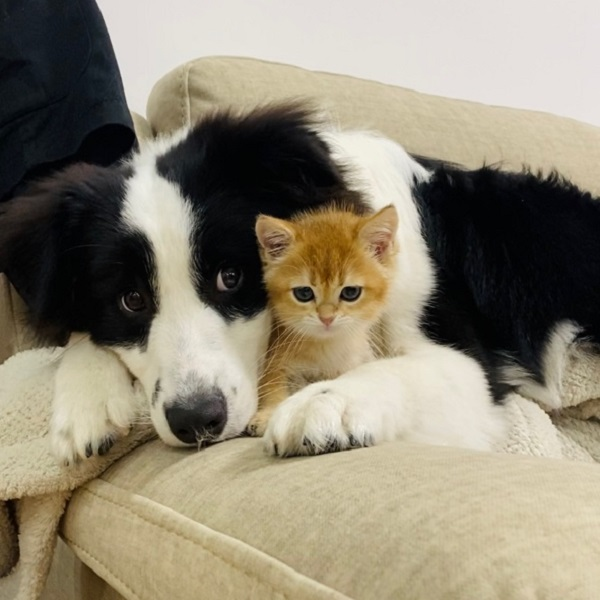
#> input picture 02.jpg, 600 x 600 px
$ python -i genetic_drawing.py   (imports and definitions only)   (older library calls are emulated)
#> lines starting #> are read from the running program, lines starting #| are printed output that depends on the picture; after the words box and inside, x2 and y2 are one past the last pixel; in counts of white or black regions, pixels touching at a corner belong together
import cv2
import numpy as np
import time
import matplotlib.pyplot as plt
import string
import random
from IPython.display import clear_output
from tqdm import tqdm

class GeneticDrawing:
    def __init__(self, img_path, seed=0, brushesRange=[[0.1, 0.3], [0.3, 0.7]]):
#> called with img_path = '02.jpg', seed = 0
        self.original_img = cv2.imread(img_path)
#> self.original_img is the input picture: shape (600, 600, 3); mean B, G, R 116.9, 135.5, 143.5
        self.img_grey = cv2.cvtColor(self.original_img,cv2.COLOR_BGR2GRAY)
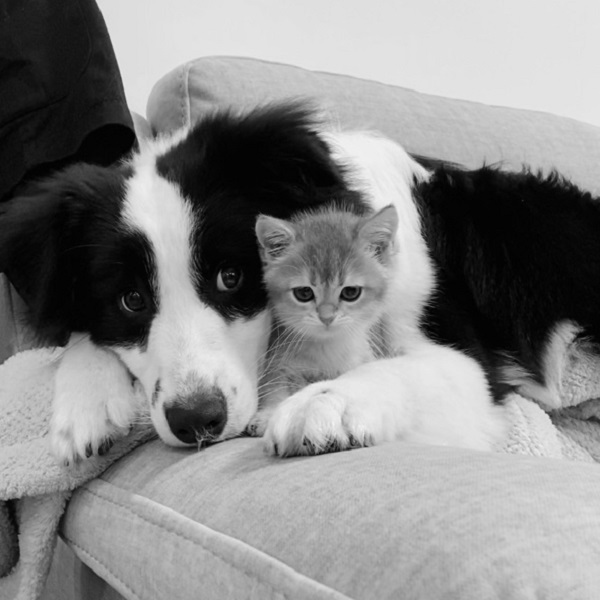
#> self.img_grey: shape (600, 600); min 0, max 243, mean 135.8
        self.img_grads = self._imgGradient(self.img_grey)
        self.myDNA = None
        self.seed = seed
        self.brushesRange = brushesRange
        self.sampling_mask = None

        #start with an empty black img
        self.imgBuffer = [np.zeros((self.img_grey.shape[0], self.img_grey.shape[1],3), np.uint8) + 255]

    def generate(self, stages=10, generations=100, brushstrokesCount=10, show_progress_imgs=False):
        for s in tqdm(range(stages)):
            #initialize new DNA
            if self.sampling_mask is not None:
                sampling_mask = self.sampling_mask
            else:
                sampling_mask = self.create_sampling_mask(s, stages)
            self.myDNA = DNA(self.img_grey.shape,
                             self.img_grads,
                             self.calcBrushRange(s, stages),
                             canvas=self.imgBuffer[-1],
                             sampling_mask=sampling_mask)
            self.myDNA.initRandom(self.original_img, brushstrokesCount, self.seed + time.time() + s)
            #evolve DNA
            for g in range(generations):
                self.myDNA.evolveDNASeq(self.original_img, self.seed + time.time() + g)  ### 需要修改
                #clear_output(wait=True)
                #print("Stage ", s+1, ". Generation ", g+1, "/", generations)
                if show_progress_imgs is True:
                    print("Stage ", s+1, ". Generation ", g+1, "/", generations)
                    clear_output(wait=True)
                    #plt.imshow(sampling_mask, cmap='gray')
                    plt.imshow(self.myDNA.get_cached_image(), cmap='gray')
                    #cv2.imshow('test',self.myDNA.get_cached_image())

                    plt.show()
            self.imgBuffer.append(self.myDNA.get_cached_image())
        return self.myDNA.get_cached_image()

    def calcBrushRange(self, stage, total_stages):
        return [self._calcBrushSize(self.brushesRange[0], stage, total_stages), self._calcBrushSize(self.brushesRange[1], stage, total_stages)]

    def set_brush_range(self, ranges):
        self.brushesRange = ranges

    def set_sampling_mask(self, img_path):
        self.sampling_mask = cv2.cvtColor(cv2.imread(img_path),cv2.COLOR_BGR2GRAY)

    def create_sampling_mask(self, s, stages):
        percent = 0.2
        start_stage = int(stages*percent)
        sampling_mask = None
        if s >= start_stage:
            t = (1.0 - (s-start_stage)/max(stages-start_stage-1,1)) * 0.25 + 0.005
            sampling_mask = self.calc_sampling_mask(t)
        return sampling_mask

    '''
    we'd like to "guide" the brushtrokes along the image gradient direction, if such direction has large magnitude
    in places of low magnitude, we allow for more deviation from the direction.
    this function precalculates angles and their magnitudes for later use inside DNA class
    '''
    def _imgGradient(self, img):
        #convert to 0 to 1 float representation
        img = np.float32(img) / 255.0
        # Calculate gradient
        gx = cv2.Sobel(img, cv2.CV_32F, 1, 0, ksize=1)
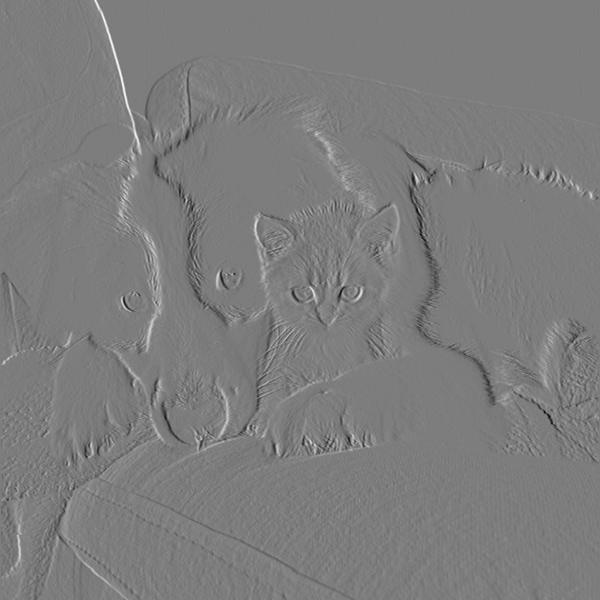
#> gx: shape (600, 600) float32; min -0.592, max 0.616, mean 0.000863; drawn with min black and max white
        gy = cv2.Sobel(img, cv2.CV_32F, 0, 1, ksize=1)
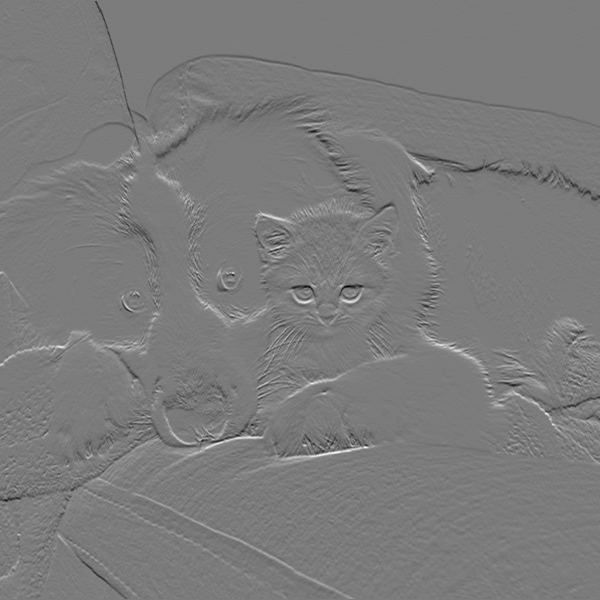
#> gy: shape (600, 600) float32; min -0.58, max 0.612, mean -0.000516; drawn with min black and max white
        # Python Calculate gradient magnitude and direction ( in degrees )
        mag, angle = cv2.cartToPolar(gx, gy, angleInDegrees=True)
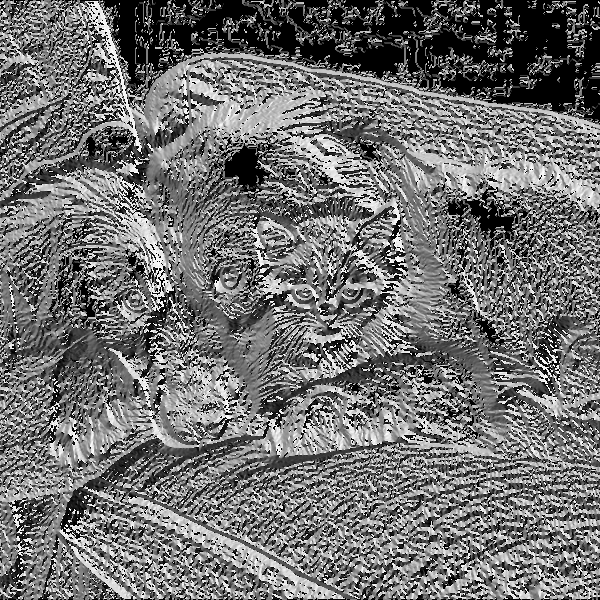
#> angle: shape (600, 600) float32; min 0, max 359.3, mean 159.6; drawn with min black and max white
        #normalize magnitudes
        mag /= np.max(mag)
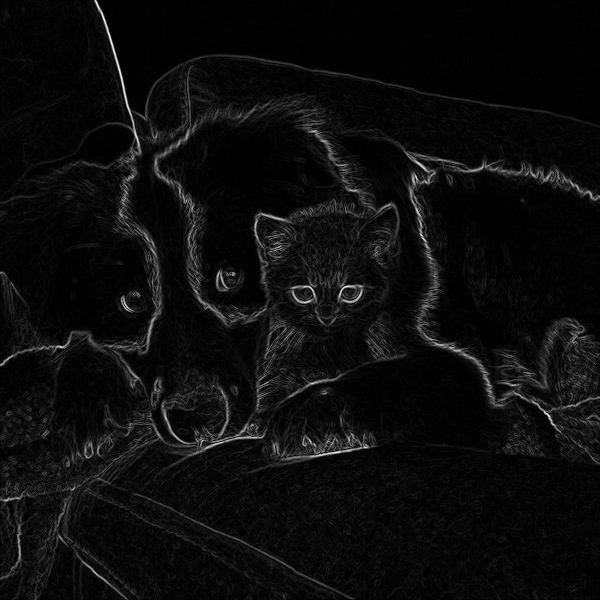
#> mag: shape (600, 600) float32; min 0, max 1, mean 0.0507
        #lower contrast
        mag = np.power(mag, 0.3)
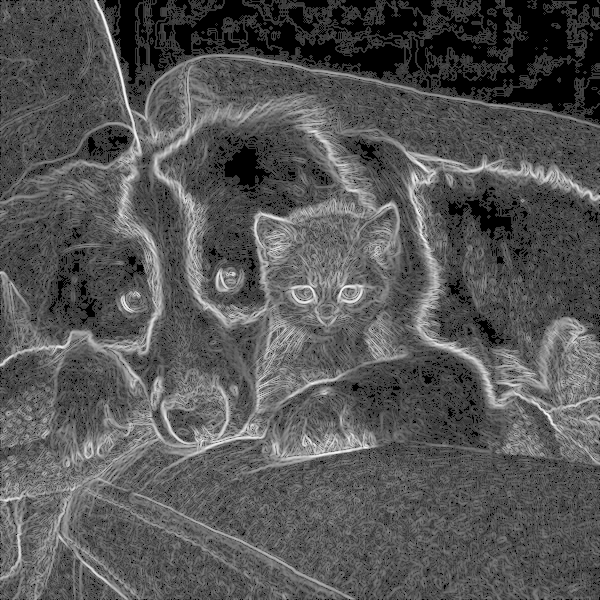
#> mag: shape (600, 600) float32; min 0, max 1, mean 0.335
        return mag, angle

    # [14 lines left out: function calc_sampling_mask, not called in this run]


    def _calcBrushSize(self, brange, stage, total_stages):
        bmin = brange[0]
        bmax = brange[1]
        t = stage/max(total_stages-1, 1)
        return (bmax-bmin)*(-t*t+1)+bmin


# [6 lines left out: function util_sample_from_img, not called in this run]

class DNA:

    def __init__(self, bound, img_gradient, brushstrokes_range, canvas=None, sampling_mask=None):
        self.DNASeq = []
        self.bound = bound

        #CTRLS
        self.minSize = brushstrokes_range[0] #0.1 #0.3
        self.maxSize = brushstrokes_range[1] #0.3 # 0.7
        self.maxBrushNumber = 4
        self.brushSide = 300 #brush image resolution in pixels
        self.padding = int(self.brushSide*self.maxSize / 2 + 5)

        self.canvas = canvas

        #IMG GRADIENT
        self.imgMag = img_gradient[0]
        self.imgAngles = img_gradient[1]

        #OTHER
        self.brushes = self.preload_brushes('brushes/watercolor/', self.maxBrushNumber)
        self.sampling_mask = sampling_mask

        #CACHE
        self.cached_image = None
        self.cached_error = None

    def preload_brushes(self, path, maxBrushNumber):
        imgs = []
        for i in range(maxBrushNumber):
            imgs.append(cv2.imread(path + str(i) +'.jpg'))
        return imgs

    def gen_new_positions(self):
        if self.sampling_mask is not None:
            pos = util_sample_from_img(self.sampling_mask)
            posY = pos[0][0]
            posX = pos[1][0]
        else:
            posY = int(random.randrange(0, self.bound[0]))
            posX = int(random.randrange(0, self.bound[1]))
        return [posY, posX]

    def initRandom(self, target_image, count, seed):
        #initialize random DNA sequence
        for i in range(count):
            #random color
            color = [random.randrange(0, 255),random.randrange(0, 255),random.randrange(0, 255)]
            #random size
            random.seed(seed-i+4)
            size = random.random()*(self.maxSize-self.minSize) + self.minSize
            #random pos
            posY, posX = self.gen_new_positions()
            #random rotation
            '''
            start with the angle from image gradient
            based on magnitude of that angle direction, adjust the random angle offset.
            So in places of high magnitude, we are more likely to follow the angle with our brushstroke.
            In places of low magnitude, we can have a more random brushstroke direction.
            '''
            random.seed(seed*i/4.0-5)
            localMag = self.imgMag[posY][posX]
            localAngle = self.imgAngles[posY][posX] + 90 #perpendicular to the dir
            rotation = random.randrange(-180, 180)*(1-localMag) + localAngle
            #random brush number
            brushNumber = random.randrange(1, self.maxBrushNumber)
            #append data
            self.DNASeq.append([color, posY, posX, size, rotation, brushNumber])
        #calculate cache error and image
        self.cached_error, self_cached_image = self.calcTotalError(target_image)

    def get_cached_image(self):
        return self.cached_image

    def calcTotalError(self, inImg):
        return self.__calcError(self.DNASeq, inImg)

    def __calcError(self, DNASeq, inImg):
        #draw the DNA
        myImg = self.drawAll(DNASeq)

        #compare the DNA to img and calc fitness only in the ROI
        diff1 = cv2.subtract(inImg, myImg) #values are too low
        diff2 = cv2.subtract(myImg,inImg) #values are too high
        totalDiff = cv2.add(diff1, diff2)
        totalDiff = np.sum(totalDiff)
        return (totalDiff, myImg)

    def draw(self):
        myImg = self.drawAll(self.DNASeq)
        return myImg

    def drawAll(self, DNASeq):
        #set image to pre generated
        if self.canvas is None: #if we do not have an image specified
            inImg = np.zeros((self.bound[0], self.bound[1],3), np.uint8)
        else:
            inImg = np.copy(self.canvas)
        #apply padding
        p = self.padding
        inImg = cv2.copyMakeBorder(inImg, p,p,p,p,cv2.BORDER_CONSTANT,value=[0,0,0])
        #draw every DNA
        for i in range(len(DNASeq)):
            inImg = self.__drawDNA(DNASeq[i], inImg)
        #remove padding
        y = inImg.shape[0]
        x = inImg.shape[1]
        return inImg[p:(y-p), p:(x-p),:]

    def __drawDNA(self, DNA, inImg):
        #get DNA data
        color = DNA[0]
        posX = int(DNA[2]) + self.padding #add padding since indices have shifted
        posY = int(DNA[1]) + self.padding
        size = DNA[3]
        rotation = DNA[4]
        brushNumber = int(DNA[5])

        #load brush alpha
        brushImg = self.brushes[brushNumber]
        #resize the brush
        brushImg = cv2.resize(brushImg,None,fx=size, fy=size, interpolation = cv2.INTER_CUBIC)
        #rotate
        brushImg = self.__rotateImg(brushImg, rotation)
        #brush img data
        #brushImg = cv2.cvtColor(brushImg,cv2.COLOR_BGR2GRAY)  #### 需要修改
        rows, cols,_ = brushImg.shape

        #find ROI
        inImg_rows, inImg_cols, inImg_channel= inImg.shape
        y_min = int(posY - rows/2)
        y_max = int(posY + (rows - rows/2))
        x_min = int(posX - cols/2)
        x_max = int(posX + (cols - cols/2))

        #create a colored canvas
        myClr = np.copy(brushImg)
        myClr[:, :,0] = color[0]   #### 需要修改
        myClr[:, :,1] = color[1]
        myClr[:, :,2] = color[2]

        # Convert uint8 to float
        foreground = myClr[0:rows, 0:cols,:].astype(float)   #### 需要修改
        background = inImg[y_min:y_max,x_min:x_max,:].astype(float) #get ROI   #### 需要修改
        # Normalize the alpha mask to keep intensity between 0 and 1
        alpha = brushImg.astype(float)/255.0


        try:
            # Multiply the foreground with the alpha matte
            foreground = cv2.multiply(alpha, foreground)

            # Multiply the background with ( 1 - alpha )
            background = cv2.multiply(np.clip((1.0 - alpha), 0.0, 1.0), background)
            # Add the masked foreground and background.
            outImage = (np.clip(cv2.add(foreground, background), 0.0, 255.0)).astype(np.uint8)

            inImg[y_min:y_max, x_min:x_max,:] = outImage   #### 需要修改
        except:
            print('------ \n', 'in image ',inImg.shape)
            print('pivot: ', posY, posX)
            print('brush size: ', self.brushSide)
            print('brush shape: ', brushImg.shape)
            print(" Y range: ", rangeY, 'X range: ', rangeX)
            print('bg coord: ', posY, posY+rangeY, posX, posX+rangeX)
            print('fg: ', foreground.shape)
            print('bg: ', background.shape)
            print('alpha: ', alpha.shape)

        return inImg


    # [64 lines left out: functions __rotateImg, __evolveDNA, not called in this run]

    def evolveDNASeq(self, inImg, seed):
        for i in range(len(self.DNASeq)):
            self.__evolveDNA(i, inImg, seed)

>>> result = GeneticDrawing('02.jpg').generate()
#> the loop in generate, `for s in tqdm(range(stages)):` made 1 pass
#> pass 1, in drawAll, `inImg = cv2.copyMakeBorder(inImg, p,p,p,p,cv2.BORDER_CONSTANT,value=[0..`:
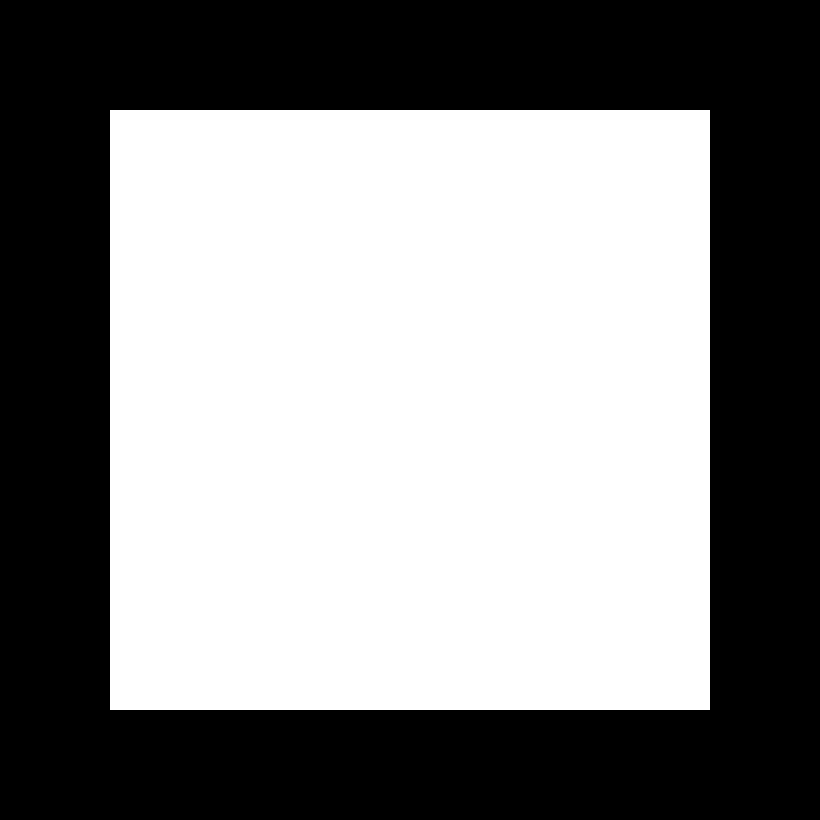
#> inImg: shape (820, 820, 3); 53.5% white; 1 black region, box (x1, y1, x2, y2) and area: (0, 0, 820, 820) 312400
#> after the loop in generate, `for s in tqdm(range(stages)):`: self.imgBuffer = 1 item
#> (the run stopped early here; a loop or call above may not have finished)
